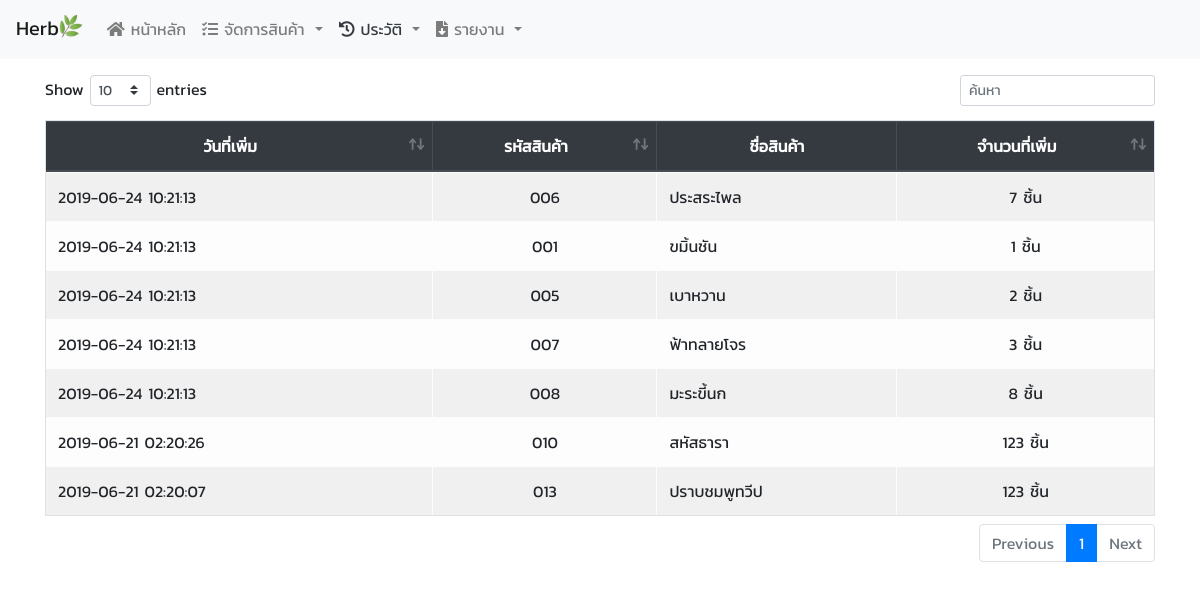
Page /history_product_add_stock.php on the earlier database version.
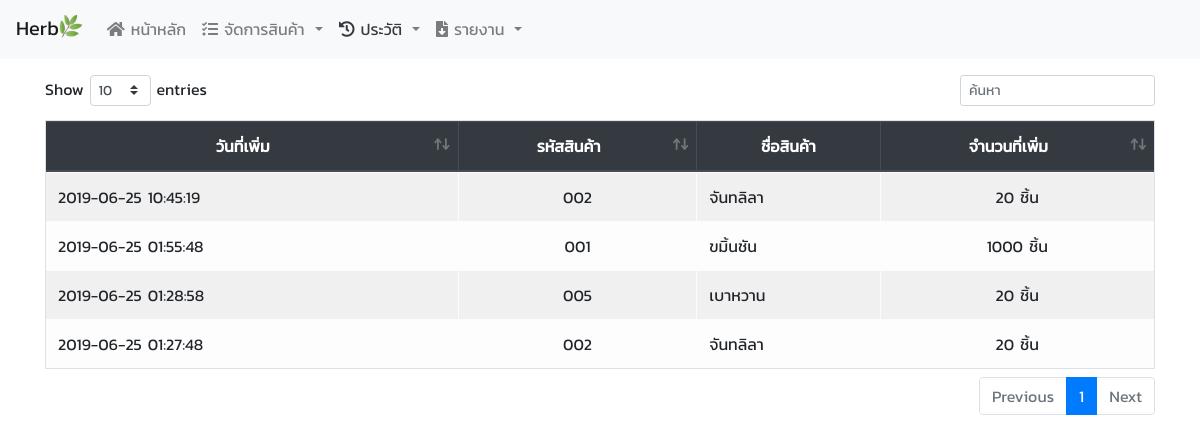
Same page on the later database version.
### tables this page shows
CREATE TABLE `stock_detail` (
  `stock_id` int(11) NOT NULL,
  `stock_date` datetime NOT NULL,
  `product_id` char(3) NOT NULL,
  `stock` int(11) NOT NULL
);

CREATE TABLE `product` (
  `product_id` char(3) NOT NULL,
  `product_name` varchar(255) NOT NULL,
  `product_type` enum('NED','ED') NOT NULL,
  `product_potent` varchar(255) NOT NULL,
  `product_amount` varchar(255) NOT NULL,
  `product_cost` double NOT NULL,
  `product_price` double NOT NULL,
  `product_price_discount` double NOT NULL,
  `product_stock` int(10) NOT NULL,
  `product_status` enum('ขาย','เลิกขาย') NOT NULL
);

### model/model_product_add_stock_history_select.php (called while the page is built)
<?php
include "connect.php";
$listStockHistory = $pdo->prepare("SELECT * FROM  stock_detail ,product
WHERE stock_detail.product_id = product.product_id");
$listStockHistory->execute();

### history_product_add_stock.php (the view, shortened to what this page needs)
<head>
</head>
<body>
    <div class="container">
        <?php
        include($_SERVER['DOCUMENT_ROOT'] . "/herb_internship/model/model_product_add_stock_history_select.php");
        ?>
        <div class="my-3">
            <table class="table table-light table-striped table-bordered table-hover" id="history_order" data-page-length='10'>
                <thead class="thead-dark">
                    <tr>
                        <th class="align-middle text-center">วันที่เพิ่ม</th>
                        <th class="align-middle text-center">รหัสสินค้า</th>
                        <th class="align-middle text-center">ชื่อสินค้า</th>
                        <th class="align-middle text-center">จำนวนที่เพิ่ม</th>
                    </tr>
                </thead>
                <tbody id="tbodyData">
                    <?php
                    while ($rowStock = $listStockHistory->fetch()) {
                        echo '<tr>
                    <td>' . $rowStock['stock_date'] . '</td>
                    <td  class="text-center">' . $rowStock['product_id'] . '</td>
                    <td>' . $rowStock['product_name'] . '</td>
                    <td class="text-center">' . $rowStock['stock'] . ' ชิ้น</td>
                    </tr>';
                    }
                    ?>
                </tbody>
            </table>
        </div>
</body>

Differences in the rows shown:
removed stock_detail: stock_date "2019-06-21 02:20:07", product.product_id "013", product.product_name "ปราบชมพูทวีป", stock "123"
removed stock_detail: stock_date "2019-06-21 02:20:26", product.product_id "010", product.product_name "สหัสธารา", stock "123"
removed stock_detail: stock_date "2019-06-24 10:21:13", product.product_id "006", product.product_name "ประสระไพล", stock "7"
removed stock_detail: stock_date "2019-06-24 10:21:13", product.product_id "001", product.product_name "ขมิ้นชัน", stock "1"
removed stock_detail: stock_date "2019-06-24 10:21:13", product.product_id "005", product.product_name "เบาหวาน", stock "2"
removed stock_detail: stock_date "2019-06-24 10:21:13", product.product_id "007", product.product_name "ฟ้าทลายโจร", stock "3"
removed stock_detail: stock_date "2019-06-24 10:21:13", product.product_id "008", product.product_name "มะระขี้นก", stock "8"
added stock_detail: stock_date "2019-06-25 10:45:19", product.product_id "002", product.product_name "จันทลิลา", stock "20"
added stock_detail: stock_date "2019-06-25 01:27:48", product.product_id "002", product.product_name "จันทลิลา", stock "20"
added stock_detail: stock_date "2019-06-25 01:28:58", product.product_id "005", product.product_name "เบาหวาน", stock "20"
added stock_detail: stock_date "2019-06-25 01:55:48", product.product_id "001", product.product_name "ขมิ้นชัน", stock "1000"
